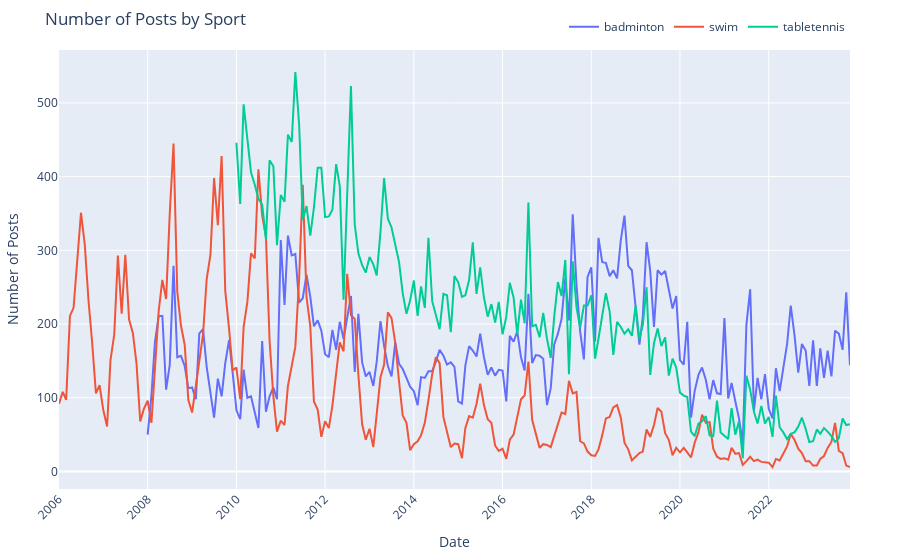

The notebook cell this image was saved under:
### Code cell
def plot_all_sports_monthly_trend(category: str = "all", sports: dict[str, Sport] = sports):
    fig = go.Figure()
    for sport in Sport.sports:
        data = sports[sport].data_monthly[category]
        fig.add_trace(go.Scatter(x=data.index, y=data.values, mode="lines", name=sport))
    fig.update_layout(
        title="Number of Posts by Sport",
        xaxis=dict(title="Date"),
        yaxis=dict(title="Number of Posts"),
        legend=dict(orientation="h", yanchor="bottom", y=1.02, xanchor="right", x=1),
        xaxis_tickangle=-45,
        autosize=True,
        margin=dict(l=50, r=50, t=50, b=50),
    )
    fig.show()


plot_all_sports_monthly_trend()

### Figure 1 — Plotly figure (JSON) as saved in the notebook; plotly's stock layout.template omitted (floating-point values rounded to 4 significant figures; data arrays with more than 128 entries replaced by an {"elided": "..."} marker saying what was removed)
{"data": [{"mode": "lines", "name": "badminton", "type": "scatter", "x": {"elided": "191 str values"}, "y": {"elided": "191 int values"}}, {"mode": "lines", "name": "swim", "type": "scatter", "x": {"elided": "215 str values"}, "y": {"elided": "215 int values"}}, {"mode": "lines", "name": "tabletennis", "type": "scatter", "x": {"elided": "167 str values"}, "y": {"elided": "167 int values"}}], "layout": {"autosize": true, "legend": {"orientation": "h", "x": 1, "xanchor": "right", "y": 1.02, "yanchor": "bottom"}, "margin": {"b": 50, "l": 50, "r": 50, "t": 50}, "title": {"text": "Number of Posts by Sport"}, "xaxis": {"tickangle": -45, "title": {"text": "Date"}}, "yaxis": {"title": {"text": "Number of Posts"}}}}
